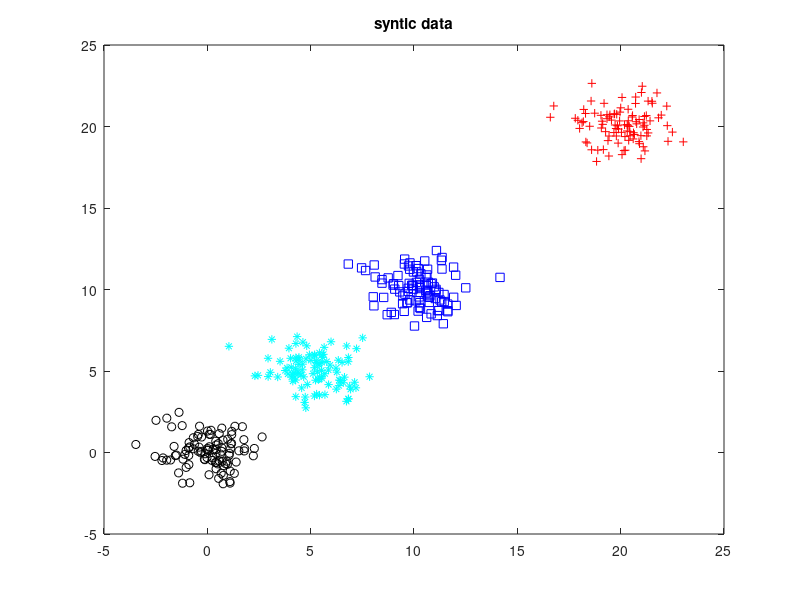
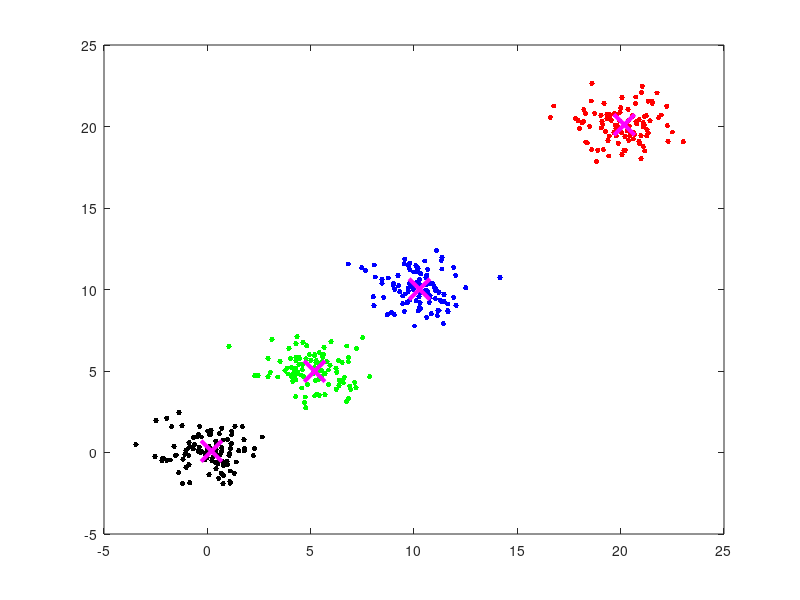

Write the MATLAB code that produced these figures, in order. (Note: this script raises an error after producing the figures.)
clear 
close all 
clc


% generate random data with fixed mean and covarinace 


mu = [0 5 10 20 ];
sigma = [1 0.33 0.33 0.33 ; 0.33 1 0.33 0.33 ; 0.33 0.33 1 0.33; 0.33 0.33 0.33 1];

%% matrix factorization 
%R  = chol(sigma);

cat = zeros(100,3);
dog = zeros(100,3);


z_x = repmat(mu,100,1)+ randn(100,4)*sigma;
z_y = repmat(mu,100,1)+ randn(100,4)*sigma;


a= zeros(100,1);
b = 2*ones(100,1);
c= 3*ones(100,1);
d =ones(100,1);
cat = [z_x(1:end,1), z_y(1:end,1),  d];
dog = [z_x(1:end,2), z_y(1:end,2), b ];
mice = [z_x(1:end,3), z_y(1:end,3), c];
other = [z_x(1:end,4), z_y(1:end,4), a] ;


X= [cat ; dog; mice; other];

idx_c = find(X(:,3) == 1); %% cats are circles and 1's
idx_d = find(X(:,3) == 2); %% dogs are starts and 2's
idx_m = find(X(:,3) == 3); %% mice are squares and 3's
idx_o = find(X(:,3) == 0); %% other are plus and 0's

figure; 
plot(X(idx_c,1), X(idx_c,2), 'k o');
hold on
plot(X(idx_d,1), X(idx_d,2), '*c');
hold on
plot(X(idx_m,1), X(idx_m,2), 'b s');
hold on
plot(X(idx_o,1), X(idx_o,2), 'r +');
title('syntic data');





%% k-means magic
opts = statset('Display','final');
[idx,C] = kmeans(X,4,'Distance','cityblock',...
    'Replicates',5,'Options',opts);

%%work out the error 
%% first cats 
%%  all points from the idx =
% X(idx==1,1),X(idx==1,2)

figure;
plot(X(idx==1,1),X(idx==1,2),'r.','MarkerSize',12)
hold on
plot(X(idx==2,1),X(idx==2,2),'b.','MarkerSize',12)
hold on
plot(X(idx==3,1),X(idx==3,2),'g.','MarkerSize',12)
hold on
plot(X(idx==4,1),X(idx==4,2),'k.','MarkerSize',12)
plot(C(:,1),C(:,2),'mx',...
     'MarkerSize',15,'LineWidth',3) 
legend('Cluster 1','Cluster 2','Cluster 3','Cluster 4','Centroids',...
       'Location','NW')
title 'Cluster Assignments and Centroids'
hold off
